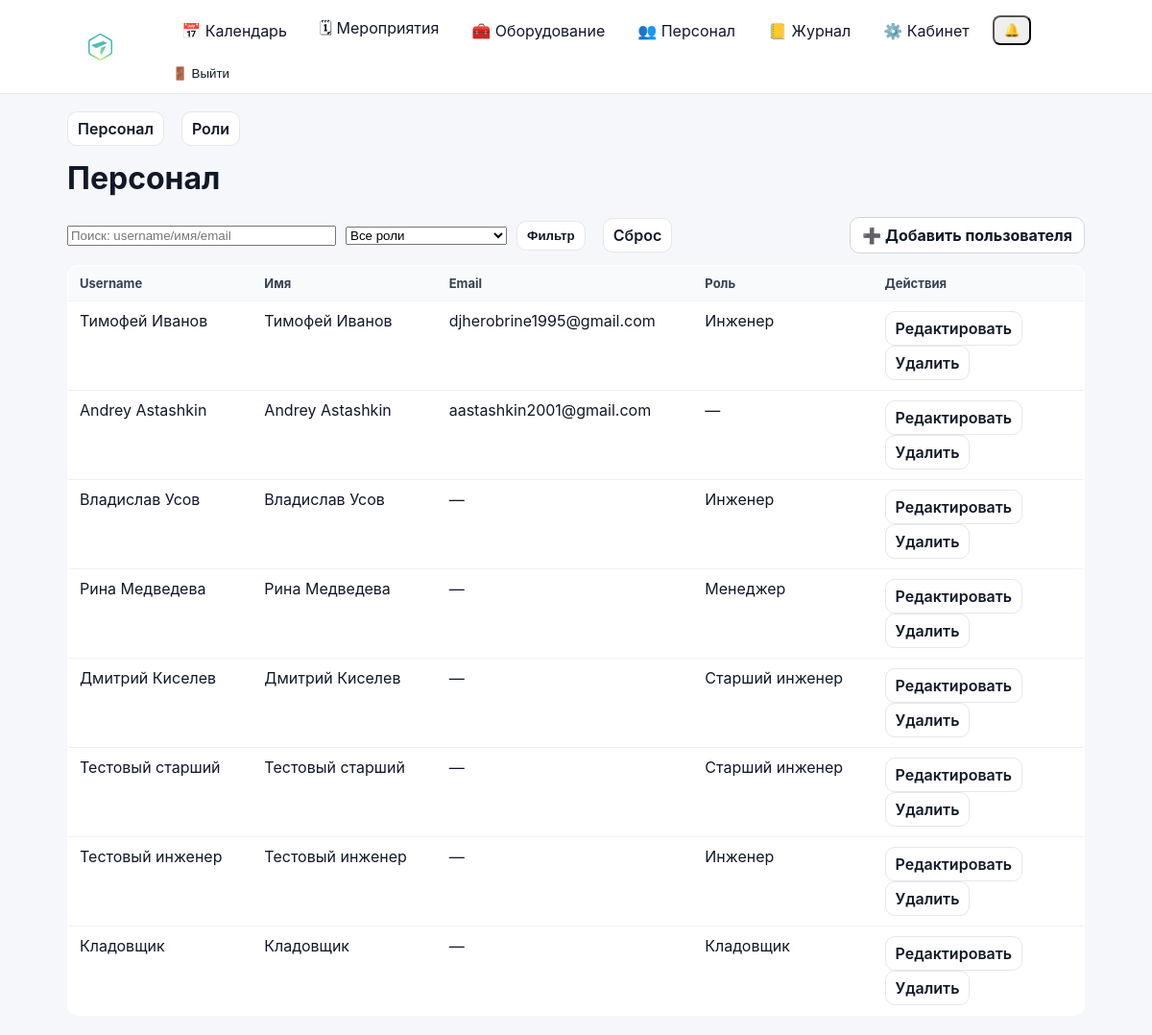
/staff/personnel/ (signed in), run on the app's committed database.
### accounts/models.py (models this page shows)
class User(AbstractUser):
    class Meta(AbstractUser.Meta):
        permissions = [
            ("manage_staff", "Can manage staff (users/roles)"),
        ]

### accounts/staff_views.py (the view, shortened to what this page needs)
# urls.py: path("personnel/", staff_views.staff_users_view, name="staff_users"),
@login_required
def staff_users_view(request):
    if not can_manage_staff(request.user):
        return _deny()
    q = (request.GET.get("q") or "").strip()
    role_id = (request.GET.get("role") or "").strip()
    users = User.objects.all().order_by("username").prefetch_related("groups")
    roles = Group.objects.all().order_by("name")
    if role_id.isdigit():
        users = users.filter(groups__id=int(role_id))
    return render(
        request,
        "accounts/staff_users.html",
        {
            "tab": "users",
            "users": users,
            "roles": roles,
            "q": q,
            "role": role_id,
        },
    )

### accounts/context_processors.py (called while the page is built)
def authz_flags(request):
    user = getattr(request, "user", None)
    return {
        "can_manage_staff": can_manage_staff(user),
        "can_edit_event_card": can_edit_event_card(user),
        "can_edit_event_equipment": can_edit_event_equipment(user),
        "can_edit_inventory": can_edit_inventory(user),
    }

### accounts/permissions.py (called while the page is built)
def _ok(user) -> bool:
    return bool(user and user.is_authenticated)

def is_super(user) -> bool:
    return bool(_ok(user) and getattr(user, "is_superuser", False))

def can_manage_staff(user) -> bool:
    return is_super(user) or (_ok(user) and user.has_perm("accounts.manage_staff"))

def can_edit_inventory(user) -> bool:
    return is_super(user) or (_ok(user) and user.has_perm("inventory.manage_inventory"))

def can_edit_event_card(user) -> bool:
    return is_super(user) or (_ok(user) and user.has_perm("events.edit_event_card"))

def can_edit_event_equipment(user) -> bool:
    return is_super(user) or (_ok(user) and user.has_perm("events.edit_event_equipment"))

### notifications/context_processors.py (called while the page is built)
def notifications_unread_count(request):
    if not getattr(request, "user", None) or not request.user.is_authenticated:
        return {"notifications_unread_count": 0}
    return {
        "notifications_unread_count": Notification.objects.filter(
            recipient=request.user,
            is_read=False,
        ).count()
    }

### accounts/templates/accounts/staff_users.html (shortened to what this page needs)
{% extends "base.html" %}
{% block content %}
{% include "accounts/staff_base_tabs.html" %}
<h1 style="margin-top:14px;">Персонал</h1>
<form method="get" style="display:flex; gap:10px; align-items:center; margin: 12px 0;">
  <input type="text" name="q" value="{{ q }}" placeholder="Поиск: username/имя/email" style="width:280px;">
  <select name="role">
    <option value="">Все роли</option>
  </select>
  <button class="btn-secondary" type="submit">Фильтр</button>
  <a class="btn-secondary" href="{% url 'staff_users' %}">Сброс</a>
  <div style="margin-left:auto;">
    <a class="btn" href="{% url 'staff_user_add' %}">➕ Добавить пользователя</a>
  </div>
</form>
<table class="list-table">
  <thead>
    <tr>
      <th>Username</th>
      <th>Имя</th>
      <th>Email</th>
      <th>Роль</th>
      <th style="width:220px;">Действия</th>
    </tr>
  </thead>
  <tbody>
    {% for u in users %}
      <tr>
        <td>{{ u.get_full_name|default:u.username }}</td>
        <td>{{ u.first_name }} {{ u.last_name }}</td>
        <td>{{ u.email|default:"—" }}</td>
        <td>{% if u.groups.first %}{{ u.groups.first.name }}{% else %}—{% endif %}</td>
        <td>
          <a class="btn-secondary" href="{% url 'staff_user_edit' u.id %}">Редактировать</a>
          <a class="btn-secondary" href="{% url 'staff_user_delete' u.id %}">Удалить</a>
        </td>
      </tr>
    {% empty %}
      <tr><td colspan="5">Пользователей нет</td></tr>
    {% endfor %}
  </tbody>
</table>
{% endblock %}

### static/css/base.css (style rules this page uses)
* { box-sizing: border-box; }
html, body { height: 100%; }
body { margin: 0; font-family: -apple-system, BlinkMacSystemFont, "Segoe UI", Roboto, Arial, sans-serif; background: #f5f7fb; color: #111827; }
a { color: inherit; text-decoration: none; }
.btn { display: inline-flex; align-items: center; gap: 8px; padding: 8px 12px; border-radius: 10px; border: 1px solid #d1d5db; background: #ffffff; color: #111827; font-weight: 700; cursor: pointer; text-decoration: none; transition: transform 160ms ease, box-shadow 160ms ease, background 160ms ease, border-color 160ms ease; }
.btn-secondary { display: inline-flex; align-items: center; padding: 7px 10px; border-radius: 10px; border: 1px solid #e5e7eb; background: #ffffff; color: #111827; font-weight: 600; text-decoration: none; margin-right: 8px; transition: transform 160ms ease, box-shadow 160ms ease, background 160ms ease; }
.list-table { width: 100%; border-collapse: collapse; background: #ffffff; border: 1px solid #e5e7eb; border-radius: 12px; overflow: hidden; }
.list-table th, .list-table td { padding: 10px 12px; border-bottom: 1px solid #eef2f7; text-align: left; vertical-align: top; }
.list-table th { background: #f9fafb; font-size: 13px; color: #374151; }
.list-table tr:last-child td { border-bottom: 0; }

### data on the page
User: get_full_name "Тимофей Иванов", first_name "Тимофей", last_name "Иванов", email "djherobrine1995@gmail.com", groups.first.name "Инженер"
User: get_full_name "Andrey Astashkin", first_name "Andrey", last_name "Astashkin", email "aastashkin2001@gmail.com"
User: get_full_name "Владислав Усов", first_name "Владислав", last_name "Усов", email "—", groups.first.name "Инженер"
User: get_full_name "Рина Медведева", first_name "Рина", last_name "Медведева", email "—", groups.first.name "Менеджер"
User: get_full_name "Дмитрий Киселев", first_name "Дмитрий", last_name "Киселев", email "—", groups.first.name "Старший инженер"
User: get_full_name "Тестовый старший", first_name "Тестовый старший", email "—", groups.first.name "Старший инженер"
User: get_full_name "Тестовый инженер", first_name "Тестовый инженер", email "—", groups.first.name "Инженер"
User: get_full_name "Кладовщик", first_name "Кладовщик", email "—", groups.first.name "Кладовщик"
